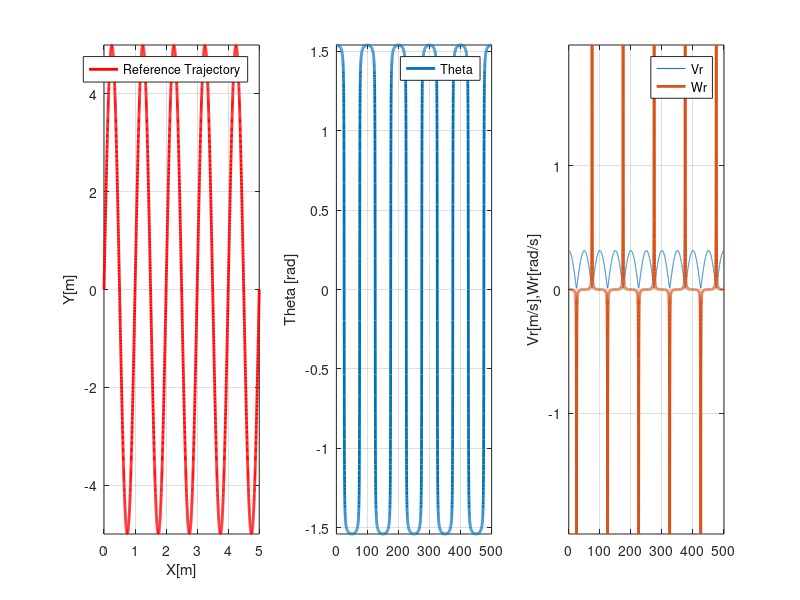

Write the MATLAB code that produced this figure.
clear all; close all; clc;

global Ts;
Ts = 0.1;
xo = [0 0 0]'; % posi��o inicial

disp('Escolha a trajet�ria de acordo com as op��es abaixo: '); 
traj = input('  1 - circular \n  2 - oito\n  3 - em L\n  4 - Quadrado\n  5 - Sen�ide\n\n Digite o valor correspondente � trajet�ria desejada: ');

% velocity profile
v = 0.15;
w = 0.01;
u1 = [v w]'; % for circle
u2 = [v -w]'; % for circle and eight
u3 = [v 0]'; % for L and square

m = input('Digite o n�mero de voltas/per�odos desejadas: '); %number of laps

if (traj == 2) || (traj == 1);  % eight or circle
    k = round(traj*(2*pi/(abs(u1(2))*Ts)+1));
    
elseif traj == 3
    % L trajectory
    L1 = input('Entre o comprimento do primeiro trecho: '); %[m]
    L2 = input('Entre o comprimento do segundo trecho: '); %[m]
    k1 = (L1/v)/Ts;
    k2 = (L2/v)/Ts;
    k = k1+k2;
    
elseif traj == 4 % square
    L = input('Entre o comprimento do lado: '); %[m]
    k1 = (L/v)/Ts; k2 = 2*k1; k3 = 3*k1; k4 = 4*k1;
    k = 4*k1;

elseif traj == 5 %senoidal
    A = input('Entre a amplitude da senoide: ');
    L = input('Entre o comprimento m�ximo: ');
    b = m*(2.0*pi/L);
    k = round(L/(w*Ts))+1;
end

t = 0:Ts:Ts*k-Ts;

for l = 1:k; 
    
    % para oito
    if traj == 2;
        
        if l >= k/2
            p = modelo(u2,xo);
            ubase(:,l) = u2;
        else
            p = modelo(u1,xo);
            ubase(:,l) = u1;
        end
      
    % para circulo
    elseif traj == 1;
        p = modelo(u1,xo);
        ubase(:,l) = u1;
    
    % para L
    elseif traj == 3;
        if l<=k1;
            xo(3) = 0;
            p = modelo(u3,xo);
            ubase(:,l) = u3;
        else
            xo(3) = pi/2;
            p = modelo(u3,xo);
            ubase(:,l) = u3;
        end
    
    % para quadrado
    elseif traj == 4;
        if l <=k1;
            xo(3) = 0;
            p = modelo(u3,xo);
            ubase(:,l) = u3;
        elseif l >k1 && l <=k2;
            xo(3) = pi/2;
            p = modelo(u3,xo);
            ubase(:,l) = u3;
        elseif l >k2 && l <=k3;
            xo(3) = -pi;
            p = modelo(u3,xo);
            ubase(:,l) = u3;
        elseif l >k3;
            xo(3) = -pi/2;
            p = modelo(u3,xo);
            ubase(:,l) = u3;
        end
        
    % para sen�ide
    elseif traj == 5;
   
        x(l) = w*t(l);
        y(l) = A*sin(b*w*t(l));
        Xr_dot(l) = w;
        Yr_dot(l) = A*b*w*cos(b*w*t(l));
        Xr_dot2(l) = 0;
        Yr_dot2(l) = -A*b^2*w^2*sin(b*w*t(l));
        theta(l) = atan2(Yr_dot(l), Xr_dot(l));
        Vr(l) = sqrt(Xr_dot(l)^2 + Yr_dot(l)^2);
        Wr(l) = (Yr_dot2(l)*Xr_dot(l)-Xr_dot2(l)*Yr_dot(l))/(Xr_dot(l)^2+Yr_dot(l)^2);
        ubase(:,l) = [Vr(l);Wr(l)];
        p = [x(l);y(l);theta(l)];
    end
    

    x(l)=p(1);
    y(l) = p(2);
    theta(l) = p(3);
    xo = p;
    % save output references
    ref(:,l) = p;

end;

ref = repmat(ref,1,m); % account for the number of laps
ubase = repmat(ubase,1,m);

save('ref.mat','ref');
save('ubase.mat','ubase');

figure(1)
subplot (1,3,1);
stairs(x,y,'r','LineWidth', 2);
legend('Reference Trajectory');
ylabel('Y[m]');
xlabel('X[m]');
axis tight;
grid on;

subplot (1,3,2);
plot(t,theta(1:length(t)),'LineWidth', 2);
legend('Theta');
ylabel('Theta [rad]');
axis tight;
grid on;

subplot (1,3,3);
plot(t,ubase(1,1:length(t)),t,ubase(2,1:length(t)),'LineWidth', 2);
legend('Vr','Wr');
ylabel('Vr[m/s],Wr[rad/s]');
axis tight;
grid on;